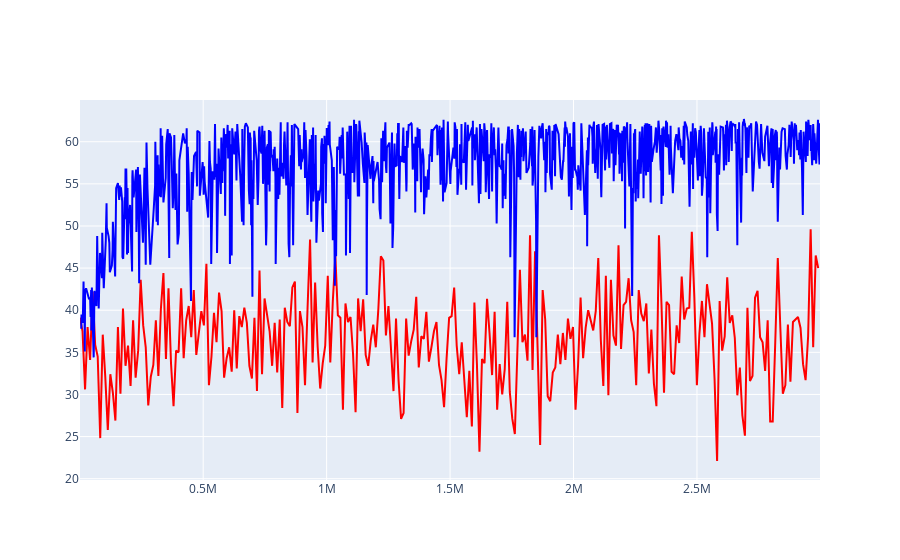

Write notebook code for a chart like this one.
### Code cell
fig = go.Figure()
fig.add_trace(go.Scatter(
    x = r_eval_1tl['Step'],
    # y = signal.savgol_filter(r_eval_1tl['Value'], 53, 1),
    y = r_eval_1tl['Value'],
    mode = 'lines',
    line = go.scatter.Line(color="red"),
    showlegend=False
))

fig.add_trace(go.Scatter(
    x = r_train_1tl['Step'],
    # y = signal.savgol_filter(r_train_1tl['Value'], 53, 1), 
    y = r_train_1tl['Value'],
    mode = 'lines',
    line = go.scatter.Line(color="blue"),
    showlegend=False
))

fig.show()

### Figure 1 — Plotly figure (JSON) as saved in the notebook; plotly's stock layout.template omitted (floating-point values rounded to 4 significant figures; data arrays with more than 128 entries replaced by an {"elided": "..."} marker saying what was removed)
{"data": [{"line": {"color": "red"}, "mode": "lines", "showlegend": false, "type": "scatter", "x": {"elided": "293 int values"}, "y": {"elided": "293 float values"}}, {"line": {"color": "blue"}, "mode": "lines", "showlegend": false, "type": "scatter", "x": {"elided": "1000 int values"}, "y": {"elided": "1000 float values"}}], "layout": {}}
